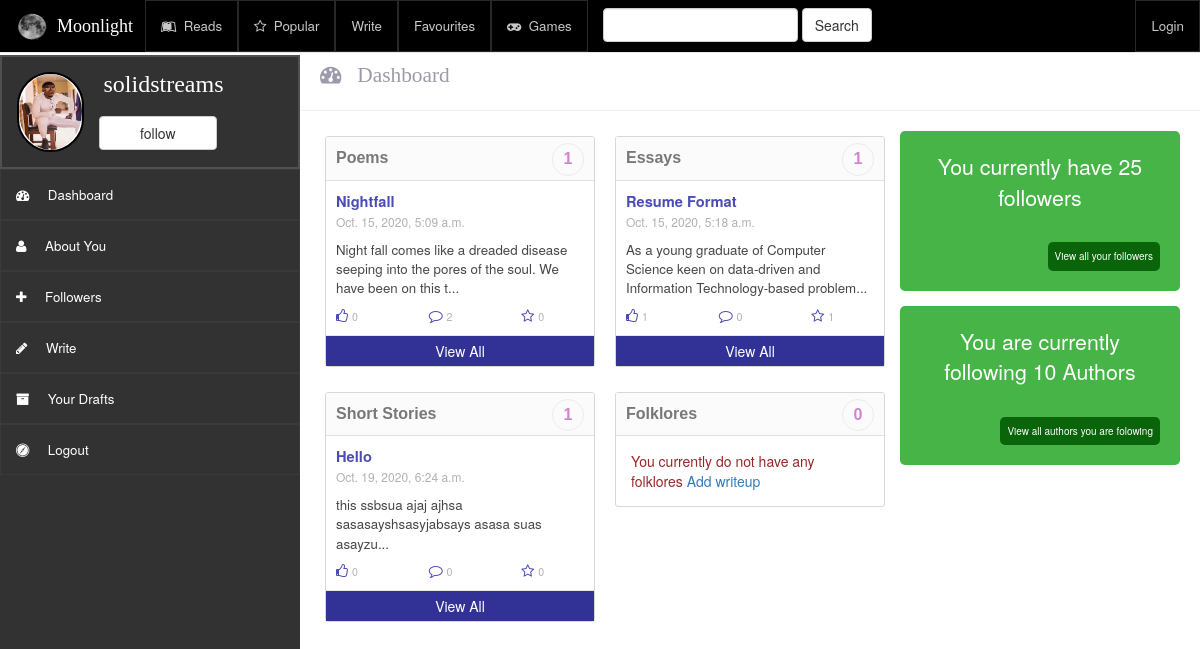
The page /dashboard/solidstreams on the database its author committed.
### writeups/models.py (models this page shows, shortened)
class Writeup(models.Model):
    genre = models.ForeignKey(Genre, on_delete=models.CASCADE)
    author = models.ForeignKey(User, on_delete=models.CASCADE)
    title = models.CharField(max_length=250)
    text = models.TextField()
    note = models.TextField(blank=True)
    draft = models.BooleanField(default=False, help_text="Do you want to save this writeup as draft?")
    time = models.DateTimeField(auto_now_add=True)
    likes = models.IntegerField(default=0, blank=False)
    favourites = models.IntegerField(default=0, blank=False)
    comments = models.IntegerField(default=0, blank=False)
    views = models.IntegerField(default=0, blank=False)

### writeups/views.py (the view)
# urls.py: path('dashboard/<username>', views.Dashboard.as_view(), name='dashboard'),
class Dashboard(View):
    def get(self, request, username):
        user = User.objects.get(username=username)
        user_details = get_user_details(username)
        followed = check_followed(follower=request.user, follow=username)
        poems = user.writeup_set.all().filter(genre__name=Genre.objects.get(name="Poetry")).filter(
            draft=False).order_by(
            'time').reverse()
        essays = user.writeup_set.all().filter(genre__name=Genre.objects.get(name="Essay")).filter(
            draft=False).order_by(
            'time').reverse()
        folklores = user.writeup_set.all().filter(genre__name=Genre.objects.get(name="Folklore")).filter(
            draft=False).order_by(
            'time').reverse()
        short_stories = user.writeup_set.all().filter(genre__name=Genre.objects.get(name="Short Story")).filter(
            draft=False).order_by('time').reverse()
        context = {
            'poems': poems,
            'essays': essays,
            'folklores': folklores,
            'short_stories': short_stories,
            'user_details': user_details,
            'request_user': user,
            'followed': followed
        }
        return render(request, "writeups/dashboard.html", context)

### writeups/templates/writeups/dashboard.html (shortened to what this page needs)
{% extends 'writeups/base_user.html' %}
{% load static %}
{% block css %}
  <link rel="stylesheet" type="text/css" href="{% static 'writeups/css/dashboard.css' %}"/>
{% endblock %}
{%block head_title %}
	Dashboard
{% endblock %}
{% block mainBody %}
	<div class="col-xm-12 col-sm-4 col-md-4 col-lg-4 each-column">
			<div class="content-section col-xs-12 col-sm-12 col-md-12 col-lg-12">
				<div class="content-subsection">
					<div class="section-header"><span class="header-title">Poems</span> <span class="header-no"> {{poems.count}} </span></div>
					<div class="section-body">
					{% if not poems %}
						<div class="empty"> You currently do not have any poem <a href="{% url 'writeups:write' %}"> Add writeup </a></div>
					{% else %}
						{% for poem in poems|slice:"0:2" %}
							<div class="each-content">
								<div class="each-title">
									<a href="{% url 'writeups:writeup' poem.id %}"> {{poem.title}} </a>
								</div>
								<div class="date-submitted">{{poem.time}}</div>
								<div class="writeup"> {{ poem.text | slice:":100" | add:"..."}}</div>
								<div class="content-reactions row">
									<div class="col-xs-4 col-sm-4 col-md-4 col-lg-4">
										<span class="fa fa-thumbs-o-up reaction-icon"> </span>
										<span class="reaction-count">{{poem.likes}}</span>
									</div>
									<div class="col-xs-4 col-sm-4 col-md-4 col-lg-4">
										<span class="fa fa-comment-o reaction-icon"> </span>
										<span class="reaction-count">{{poem.comments}}</span>
									</div>
									<div class="col-xs-4 col-sm-4 col-md-4 col-lg-4">
										<span class="fa fa-star-o reaction-icon"> </span>
										<span class="reaction-count">{{poem.favourites}}</span>
									</div>
								</div>
							</div>
						{% endfor %}
						<a href="{% url 'writeups:author_read' request_user 'Poetry' %}"><div class="readall">View All</div></a>
					{% endif %}
					</div>
				</div>
			</div>
			<div class="content-section col-xs-12 col-sm-12 col-md-12 col-lg-12">
				<div class="content-subsection">
					<div class="section-header"><span class="header-title">Short Stories</span> <span class="header-no"> {{short_stories.count}} </span></div>
					<div class="section-body">
						{% if not short_stories %}
							<div class="empty"> You currently do not have any short stories <a href="{% url 'writeups:write' %}"> Add writeup </a></div>
						{% else %}
						{% for short_story in short_stories|slice:"0:2" %}
							<div class="each-content">
								<div class="each-title">
									<a href="{% url 'writeups:writeup' short_story.id %}"> {{short_story.title}} </a>
								</div>
								<div class="date-submitted">{{short_story.time}}</div>
								<div class="writeup"> {{short_story.text | slice:"0:100" | add:"..."}} </div>
								<div class="content-reactions row">
									<div class="col-xs-4 col-sm-4 col-md-4 col-lg-4">
										<span class="fa fa-thumbs-o-up reaction-icon"> </span>
										<span class="reaction-count">{{short_story.likes}}</span>
									</div>
									<div class="col-xs-4 col-sm-4 col-md-4 col-lg-4">
										<span class="fa fa-comment-o reaction-icon"> </span>
										<span class="reaction-count">{{short_story.comments}}</span>
									</div>
									<div class="col-xs-4 col-sm-4 col-md-4 col-lg-4">
										<span class="fa fa-star-o reaction-icon"> </span>
										<span class="reaction-count">{{short_story.favourites}}</span>
									</div>
								</div>
							</div>
						{% endfor %}
						<a href="{% url 'writeups:author_read' request_user 'Short Story' %}"><div class="readall">View All</div></a>
						{% endif %}
					</div>
				</div>
			</div>
	</div>
	<div class="col-xm-12 col-sm-4 col-md-4 col-lg-4 each-column">
        <div class="content-section col-xs-12 col-sm-12 col-md-12 col-lg-12">
            <div class="content-subsection">
                <div class="section-header"><span class="header-title"> Essays </span> <span class="header-no"> {{essays.count}} </span></div>
                <div class="section-body">
					{% if not essays %}
                        <div class="empty"> You currently do not have any Essays <a href="{% url 'writeups:write' %}"> Add writeup </a></div>
                    {% else %}
						{% for essay in essays|slice:"0:2" %}
                        <div class="each-content">
                            <div class="each-title">
									<a href="{% url 'writeups:writeup' essay.id %}"> {{essay.title}} </a>
								</div>
                            <div class="date-submitted">{{essay.time}}</div>
                            <div class="writeup"> {{essay.text | slice:"0:100" | add:"..."}} </div>
                            <div class="content-reactions row">
                              <div class="col-xs-4 col-sm-4 col-md-4 col-lg-4">
                                <span class="fa fa-thumbs-o-up reaction-icon"> </span>
                                <span class="reaction-count">{{essay.likes}}</span>
                              </div>
                              <div class="col-xs-4 col-sm-4 col-md-4 col-lg-4">
                                <span class="fa fa-comment-o reaction-icon"> </span>
                                <span class="reaction-count">{{essay.comments}}</span>
                              </div>
                              <div class="col-xs-4 col-sm-4 col-md-4 col-lg-4">
                                <span class="fa fa-star-o reaction-icon"> </span>
                                <span class="reaction-count">{{essay.favourites}}</span>
                              </div>
                            </div>
                          </div>
						{% endfor %}
					<a href="{% url 'writeups:author_read' request_user 'Essay' %}"><div class="readall">View All</div></a>
                    {% endif %}
                </div>
            </div>
        </div>
        <div class="content-section col-xs-12 col-sm-12 col-md-12 col-lg-12">
            <div class="content-subsection">
                <div class="section-header"><span class="header-title">Folklores</span> <span class="header-no"> {{folklores.count}} </span></div>
				<div class="section-body">
					{% if not folklores %}
                        <div class="empty"> You currently do not have any folklores <a href="{% url 'writeups:write' %}"> Add writeup </a></div>
                    {% endif %}
                </div>
            </div>
        </div>
    </div>
	<div class="col-xm-12 col-sm-4 col-md-4 col-lg-4 each-column">
		<div class="award-section col-xs-12 col-sm-12 col-md-12 col-lg-12">
                <div class="award-subsection">
                  <div class="award-header">You currently have <span class="award-no"> 25 </span> followers </div>
                  <a href="{% url 'writeups:followers' request_user %}" class='readmore'> View all your followers</a>
                </div>
		</div>
		<div class="award-section col-xs-12 col-sm-12 col-md-12 col-lg-12">
                <div class="award-subsection">
                  <div class="award-header">You are currently following <span class="award-no"> 10 </span> Authors </div>
                  <a href="{% url 'writeups:followings' request_user %}" class='readmore'> View all authors you are folowing</a>
                </div>
		</div>
    </div>
{% endblock %}

### writeups/templates/writeups/base_user.html (shortened to what this page needs)
{% load static %}
<!DOCTYPE html>
<html lang="en" dir="ltr">
 <head>
    <link rel='stylesheet' type="text/css" href="{% static 'writeups/fonts/font-awesome.css' %}" />
    <link rel="stylesheet" type="text/css" href="{% static 'writeups/css/bootstrap.min.css' %}" />
    <link rel="stylesheet" type="text/css" href="{% static 'writeups/css/bootstrap.css' %}" />
    <link rel="stylesheet" type="text/css" href="{% static 'writeups/css/base_user.css' %}"/>
    {% block css %}
    {% endblock %}
  </head>
  <body>
      <div class="navbar navbar-default navbar-fixed-top">
        <div class="container-fluid">
            <div class="navbar-header">
              <div class="navbar-brand">
                <a href="{% url 'writeups:index' %}" class='nav-link'>
                    <img src="{% static 'writeups/images/logo.png' %}" class="logo-img" width="40px" height="30px" />
                    <span class='brand-name'> Moonlight </span>
                </a>
              </div>
            </div>
            <div class="collapse navbar-collapse" id="menuList">
              <ul class="nav navbar-nav">
                  <li><a href="{% url 'writeups:read' 'all' 'recent' %}"> <span class="fa fa-leanpub"></span>&nbsp Reads </a></li>
                  <li><a href="{% url 'writeups:popular' 'all' %}"><span class="fa fa-star-o"></span>&nbsp Popular </a></li>
                  <li><a href="{% url 'writeups:write' %}"> Write </a></li>
                  <li><a href="{% url 'writeups:favourites' 'all' %}"> Favourites </a></li>
                  <li><a href="#"> <span class="fa fa-gamepad"></span>&nbsp Games </a></li>
              </ul>
              <form class="navbar-form navbar-left" role="search" action="#" method="post">
                <div class="form-group">
                  <input type="text" name="" class='form-control' value="" />
                </div>
                <button type="button" name="button" class="btn btn-default"> Search </button>
              </form>
              <ul class='nav navbar-nav navbar-right'>
                  {% if user.is_authenticated %}
                        <li class="dropdown">
                          <a href="{% url 'writeups:dashboard' user.username %}"> <span class="fa fa-user"> </span> &nbsp
                              {{user.username}} </a>
                        </li>
                  {% else %}
                        <li> <a href="{% url 'writeups:login' %}"> Login </a> </li>
                  {% endif %}
              </ul>
            </div>
        </div>
      </div>
      <div class="container-fluid">
        <div class="row">
          <div class="left-hand col-xs-12 col-sm-3 col-md-3 col-lg-3">
              <div class="profile-header row">
                <div class="profile-img col-xs-4 col-sm-3 col-md-3 col-lg-3">
                  {% if user_details.photo %}
                    <img src="{{ user_details.photo.url }}" alt="" width='100%' height='100%' class="img-circle"/>
                  {% else %}
                    <img src="{% static 'writeups/images/default.jpg' %}" alt="" width='100%' height='100%' class="img-circle" />
                  {% endif %}
                </div>
                <div class="profile-details col-xs-8 col-sm-9 col-md-9 col-lg-9">
                  <div class="profile-name"> {{request_user.username}} </div>
                  {% if user.is_authenticated and user.id == request_user.id %}
                      <div class="profile-icons">
                          <span class='fa fa-user icon'></span>
                          <span class='fa fa-envelope icon'></span>
                          <span class='fa fa-info icon'></span>
                          <span class='fa fa-power-off icon'></span>
                      </div>
                  {% else %}
                        {% if followed %}
                            <form method="get" action="{% url 'writeups:unfollow' request_user.username %}">
                                {% csrf_token %}
                                <button type="submit" class="follow-btn btn btn-default"> unfollow </button>
                            </form>
                        {% else %}
                            <form method="get" action="{% url 'writeups:follow' request_user.username %}">
                                <button type="submit" class="follow-btn btn btn-default"> follow </button>
                            </form>
                        {% endif %}
                  {% endif %}
                </div>
              </div>
              <div class="row">
                  <a href="{% url 'writeups:dashboard' request_user.username%}"> <div class="profile-list"> <span class="fa fa-dashboard"></span> &nbsp &nbsp Dashboard </div> </a>
                  <a href="{% url 'writeups:about' request_user.username %}"><div class="profile-list"> <span class="fa fa-user"></span> &nbsp &nbsp About You </div> </a>
                  <a href="{% url 'writeups:followers' request_user.username %}"><div class="profile-list"> <span class="fa fa-plus"></span> &nbsp &nbsp Followers </div></a>
                  <a href="{% url 'writeups:write' %}"> <div class="profile-list"> <span class="fa fa-pencil"></span> &nbsp &nbsp Write </div></a>
                  <div class="profile-list"> <span class="fa fa-archive"></span> &nbsp &nbsp Your Drafts </div>
                  <a href="{% url 'writeups:logout' %}"><div class="profile-list"> <span class="fa fa-safari"></span> &nbsp &nbsp Logout </div> </a>
              </div>
          </div>
          <div class="right-hand col-xs-12 col-sm-9 col-md-9 col-lg-9">
              <div class="content-header"> <span class="fa fa-dashboard"> &nbsp {% block head_title %} {% endblock %}</span></div>
              <div class="mainbody-cont col-xs-12 col-sm-12 col-md-12 col-lg-12">
                  {% block mainBody %}
                  {% endblock %}
              </div>
          </div>
          </div>
        </div>
  </body>
</html>

### rows shown on the page
Writeup: title "Nightfall", time "Oct. 15, 2020, 5:09 a.m.", text|add "Night fall comes like a dreaded disease seeping into the pores of the soul. We have been on this t...", likes "0", comments "2", favourites "0"
Writeup: title "Hello", time "Oct. 19, 2020, 6:24 a.m.", text|add "this ssbsua ajaj ajhsa sasasayshsasyjabsays asasa suas asayzu...", likes "0", comments "0", favourites "0"
Writeup: title "Resume Format", time "Oct. 15, 2020, 5:18 a.m.", text|add "As a young graduate of Computer Science keen on data-driven and Information Technology-based problem...", likes "1", comments "0", favourites "1"

### other values the page prints
{{ request_user.username }} "solidstreams"
{{ poems.count }} "1"
{{ short_stories.count }} "1"
{{ essays.count }} "1"
{{ folklores.count }} "0"
